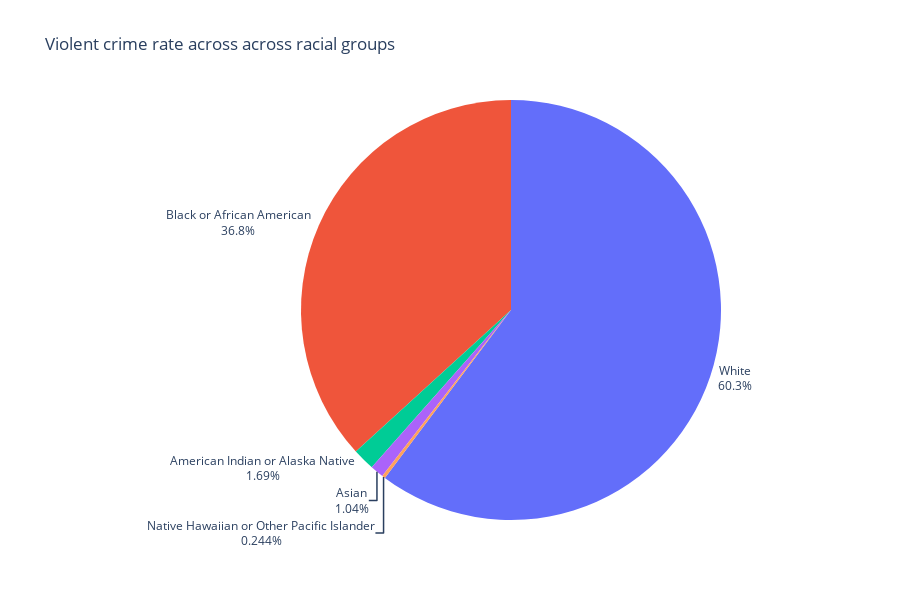

Notebook source saved alongside this figure:
### Code cell
dp = pd.read_csv('crimerace.csv', delimiter=',')


aantal = dp['total']
race = dp['race']

fig = px.pie(
    dp,
    values = aantal,
    names = race,
    title = 'Violent crime rate across across racial groups'
)

fig.update_traces(
    textposition='outside', 
    textinfo='percent+label'
)

fig.update_layout(
    height = 600,
    showlegend = False
)

fig.show()

### Figure 1 — Plotly figure (JSON) as saved in the notebook; plotly's stock layout.template omitted (floating-point values rounded to 4 significant figures)
{"data": [{"domain": {"x": [0, 1], "y": [0, 1]}, "hovertemplate": "race=%{label}<br>total=%{value}<extra></extra>", "labels": ["White", "Black or African American", "American Indian or Alaska Native", "Asian", "Native Hawaiian or Other Pacific Islander"], "legendgroup": "", "name": "", "showlegend": true, "textinfo": "percent+label", "textposition": "outside", "type": "pie", "values": [4337471, 2646696, 121995, 74639, 17569]}], "layout": {"height": 600, "legend": {"tracegroupgap": 0}, "showlegend": false, "title": {"text": "Violent crime rate across across racial groups"}}}
